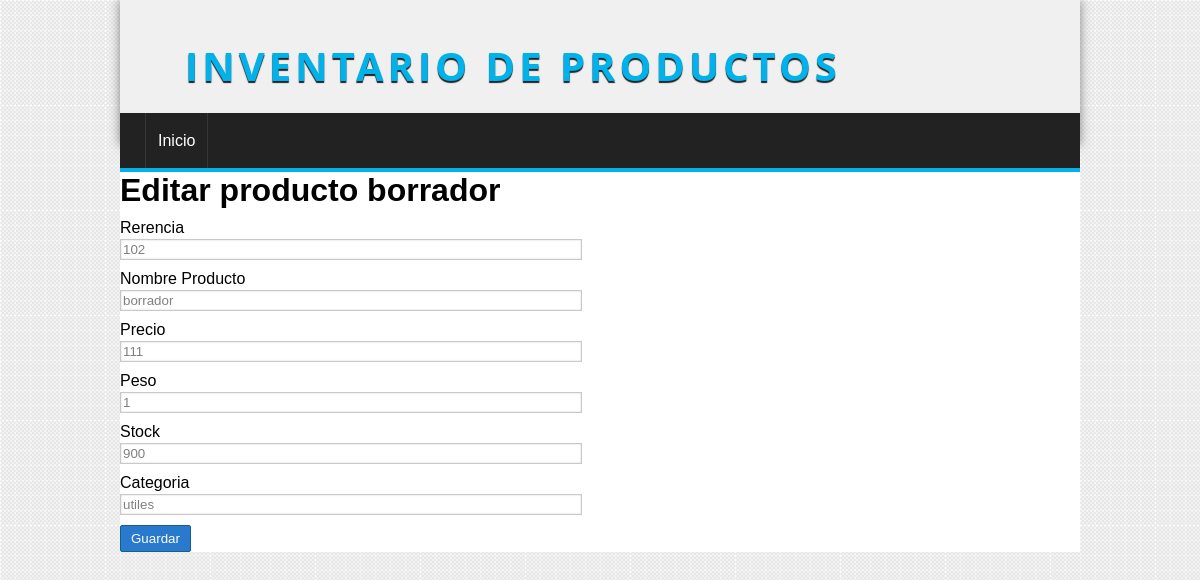
The page /producto/editar&id=2 on the database its author committed.
### tables this page shows
CREATE TABLE IF NOT EXISTS `productos` (
  `id` int(11) NOT NULL AUTO_INCREMENT,
  `nombre_producto` varchar(150) NOT NULL,
  `referencia` varchar(50) NOT NULL,
  `precio` bigint(20) NOT NULL,
  `peso` int(11) NOT NULL,
  `categoria` varchar(50) NOT NULL,
  `stock` bigint(20) NOT NULL,
  `fecha_creacion` date NOT NULL,
  `fecha_ultima_venta` datetime DEFAULT NULL,
  PRIMARY KEY (`referencia`),
  KEY `id` (`id`)
);

### config/db.php (called while the page is built)
<?php
    class Database{
        public static function connect()
        {
            $db = new mysqli('localhost','root','','db_inventarios');
            $db->query("SET NAMES 'utf8'");
            return $db;
        }
    }
?>

### models/producto.php (called while the page is built, shortened)
<?php
class Producto{
   private $id;
   private $db;
   public function __construct(){
       $this->db = Database::connect();
   }
   public function getId()
   {
           return $this->id;
   }
   public function setId($id)
   {
           $this->id = $id;
           return $this;
   }
   public function getOne(){
        $producto = $this->db->query("SELECT id, nombre_producto, referencia, precio, peso, categoria, stock, fecha_creacion, fecha_ultima_venta FROM productos WHERE id = {$this->getId()}");
        return $producto->fetch_object();
   }
}
?>

### views/producto/crear.php (the view)
<?php if(isset($edit) && isset($pro) && is_object($pro)): ?>
	<h1>Editar producto <?=$pro->nombre_producto?></h1>
    <?php $url_action = base_url."producto/save&id=".$pro->id; ?>
<?php elseif(isset($sell) && isset($pro) && is_object($pro)): ?>
	<h1>Vender producto <?=$pro->nombre_producto?></h1>
	<?php $url_action = base_url."producto/sell&id=".$pro->id; ?>
<?php else: ?>
	<h1>Crear nuevo producto</h1>
	<?php $url_action = base_url."producto/save"; ?>
<?php endif; ?>
<div class="form_container">
    <form action="<?=$url_action?>" method="POST" enctype="multipart/form-data">
        <label for="referencia">Rerencia</label>
        <input type="text" name="referencia" value="<?=isset($pro) && is_object($pro) ? $pro->referencia : ''; ?>" required  />
        <label for="nombre_producto">Nombre Producto</label>
        <input type="text" name="nombre_producto"  value="<?=isset($pro) && is_object($pro) ? $pro->nombre_producto : ''; ?>" required />
        <label for="precio">Precio</label>
        <input type="number" name="precio"  value="<?=isset($pro) && is_object($pro) ? $pro->precio : ''; ?>" required  />
        <label for="peso">Peso</label>
        <input type="number" name="peso" value="<?=isset($pro) && is_object($pro) ? $pro->peso : ''; ?>" required />
        <label for="stock">Stock</label>
        <input type="number" name="stock" value="<?=isset($pro) && is_object($pro) ? $pro->stock : ''; ?>"  required />
        <label for="categoria">Categoria</label>
        <input type="text" name="categoria" value="<?=isset($pro) && is_object($pro) ? $pro->categoria : ''; ?>" required  />
        <input type="submit" value="Guardar" />
    </form>
</div>

### assets/css/styles.css (style rules this page uses)
* { padding: 0px; margin: 0px; font-family: sans-serif, Helvetica, Arial; }
body { background: url(../img/bg.png); }
.form_container { width: 50%; }
label, input[type="text"], input[type="password"], input[type="email"], input[type="number"], select, textarea { display:block; width: 95%; margin-top: 2px; margin-bottom: 2px; }
input[type="text"], input[type="password"], input[type="email"], input[type="number"], select, textarea { border: 1px solid #C9C9C9; box-shadow: 0px 0px 2px #ccc inset; background: white; padding: 2px; color: gray; transition: all 300ms; }
input[type="button"], input[type="submit"], button, .button { display: block; border-radius: 2px; width: auto; padding: 5px; padding-left: 10px; padding-right: 10px; color: white; background: #2979CD; border: 1px solid #11608E; cursor:pointer; }
label, input[type="button"], input[type="submit"], button { display:block; margin-top: 10px; }

### rows shown on the page
productos: nombre_producto "borrador", referencia "102", precio "111", peso "1", stock "900", categoria "utiles"
